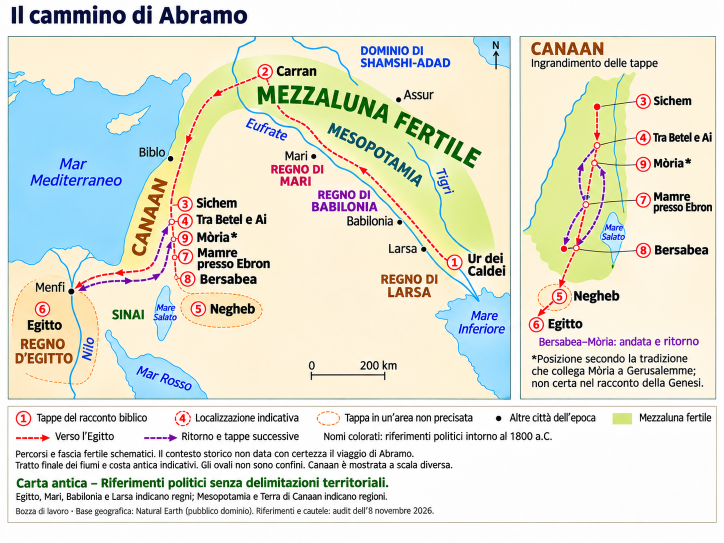
#> input picture Il cammino di Abramo_ mappa antica (1).png, 1448 x 1086 px (shown at 1/2 size)
$ python estrai_regni_da_cartina.py '../Il cammino di Abramo_ mappa antica (1).png' '../Il cammino di Abramo_mappa moderna.png' '../Il cammino di Abramo_mappa moderna.png'
#> lines starting #> are read from the running program, lines starting #| are printed output that depends on the picture; after the words box and inside, x2 and y2 are one past the last pixel; in counts of white or black regions, pixels touching at a corner belong together
#!/usr/bin/env python3
"""
Ricava poligoni georeferenziati dalle aree colorate di una cartina del volume (PSD, PNG o JPG).

Come funziona
1. Georeferenziazione: un file JSON di punti di controllo associa posizioni in pixel della cartina
   a coordinate reali (città, foci, capi). Una trasformazione "thin plate spline" porta ogni pixel
   alle sue coordinate. Con la cartina Mezzal.psd lo scarto medio è di circa 25-30 km.
2. Estrazione: le cartine usano colori piatti; per ogni classe di colore si crea una maschera,
   si chiudono i buchi lasciati da testi, fiumi e linee, si ricavano i contorni e li si semplifica.
3. Il risultato è un GeoJSON con una feature per classe, da rifinire in QGIS se serve
   (ritaglio sulla costa, separazione di aree con lo stesso colore ma significato diverso).

Uso:
    py strumenti\\estrai_regni_da_cartina.py Mezzal.psd strumenti\\mezzal_punti_controllo.json regni.geojson

Formato dei punti di controllo (lista): [nome, x_pixel, y_pixel, latitudine, longitudine, ...]
Le classi di colore sono in CLASSI qui sotto (valori RGB letti dalla cartina).

Richiede: pip install psd-tools pillow numpy scipy scikit-image
"""
import json
import sys

import numpy as np
from PIL import Image
from scipy import ndimage as ndi
from scipy.interpolate import RBFInterpolator
from skimage import measure

# Colori della cartina Mezzal.psd (RGB) -> classe. Per un'altra cartina vanno riletti i colori.
CLASSI = {
    "mari": [(254, 235, 179)],
    "babilonia": [(251, 214, 167), (254, 235, 179)],
    "assiria": [(247, 186, 112)],
    "egitto": [(188, 221, 173), (133, 200, 117)],
    "ittiti": [(208, 227, 112)],
}
# Colori di testi, fiumi e linee che attraversano le aree e vanno "riassorbiti"
DISTURBI = [((161, 76, 13), 40), ((0, 141, 180), 40), ((0, 127, 179), 40), ((0, 155, 217), 40), ((114, 189, 226), 30)]
AREA_MINIMA = 1500  # pixel: le macchie più piccole si scartano


def apri(percorso):
    if percorso.lower().endswith(".psd"):
        from psd_tools import PSDImage
        return PSDImage.open(percorso).composite().convert("RGB")
    return Image.open(percorso).convert("RGB")
#> returned value is the input picture: PIL image 1448x1086 RGB; mean R, G, B 224.2, 225.4, 212.2


def main(cartina, punti, uscita):
    im = np.asarray(apri(cartina)).astype(int)
    H, W, _ = im.shape
#> H = 1086; W = 1448

    def colore(c, tol=12):
        return np.abs(im - np.array(c)).sum(-1) <= tol

    disturbo = im.sum(-1) < 200  # testi neri
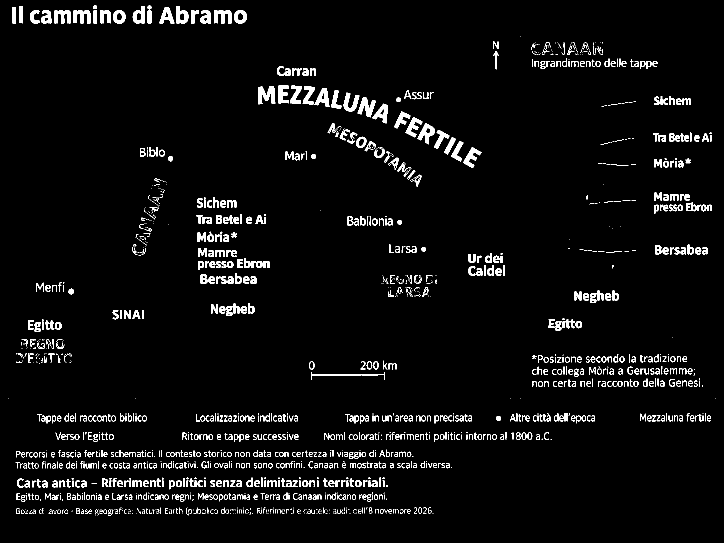
#> disturbo: shape (1086, 1448) bool (shown at 1/2 size); 4.1% white; 1562 white regions (728 under 20 px), largest, box (x1, y1, x2, y2) and area: (516, 172, 551, 209) 813, (715, 194, 752, 235) 706, (835, 246, 870, 289) 642
    for c, tol in DISTURBI:
        disturbo |= colore(c, tol)
#> this loop made 5 passes
#> pass 1, in main, `disturbo |= colore(c, tol)`:
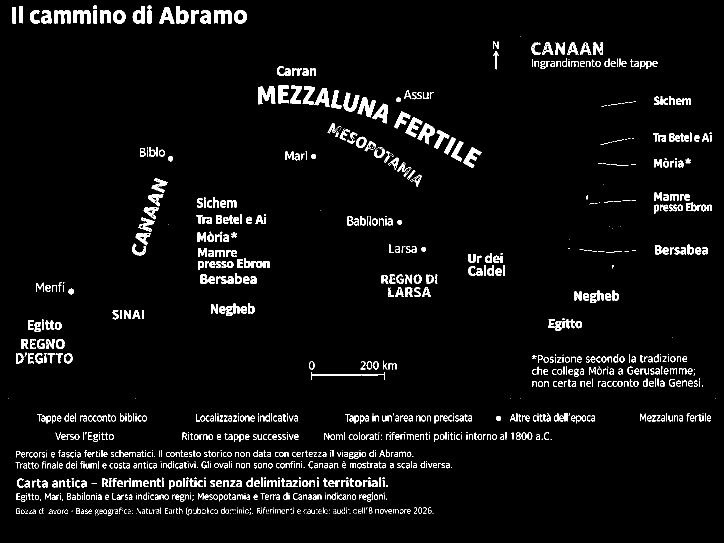
#> disturbo: shape (1086, 1448) bool (shown at 1/2 size); 4.4% white; 1286 white regions (447 under 20 px), largest, box (x1, y1, x2, y2) and area: (516, 172, 551, 209) 813, (715, 194, 752, 235) 706, (835, 246, 870, 289) 642
#> after the loop:
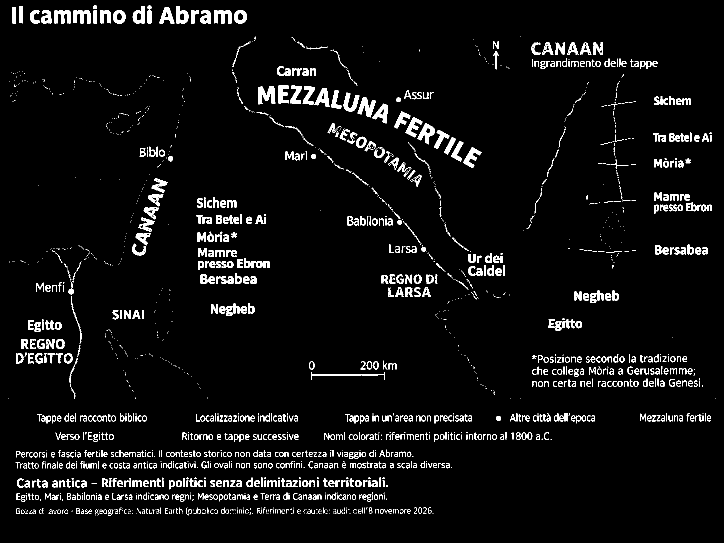
#> disturbo: shape (1086, 1448) bool (shown at 1/2 size); 4.6% white; 2003 white regions (1115 under 20 px), largest, box (x1, y1, x2, y2) and area: (516, 172, 551, 209) 813, (715, 194, 752, 235) 706, (835, 246, 870, 289) 642

#> (the run stopped early here; a loop or call above may not have finished)
